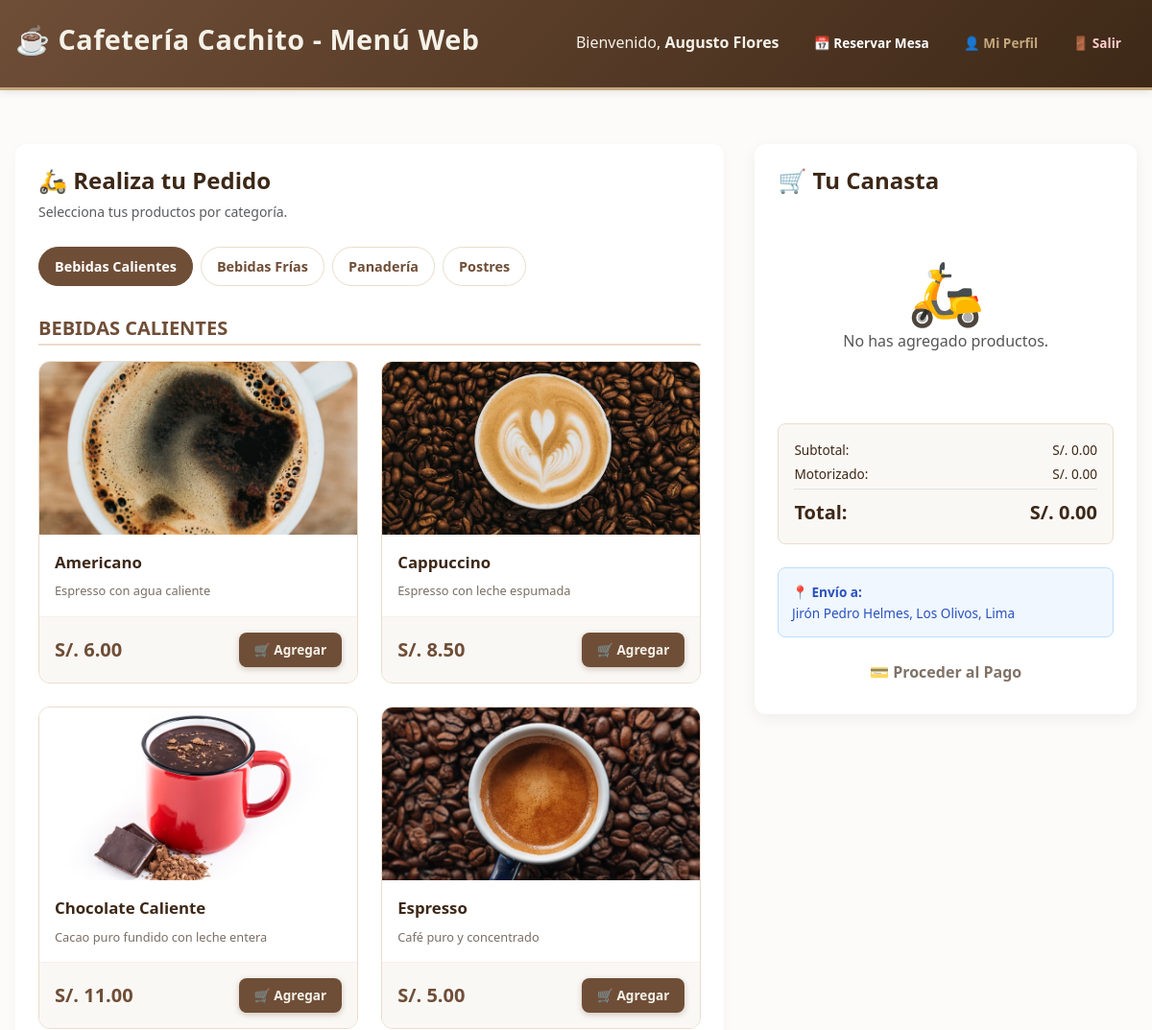
The page /cliente/catalogo.php (signed in, upper part) on the database as committed earlier.
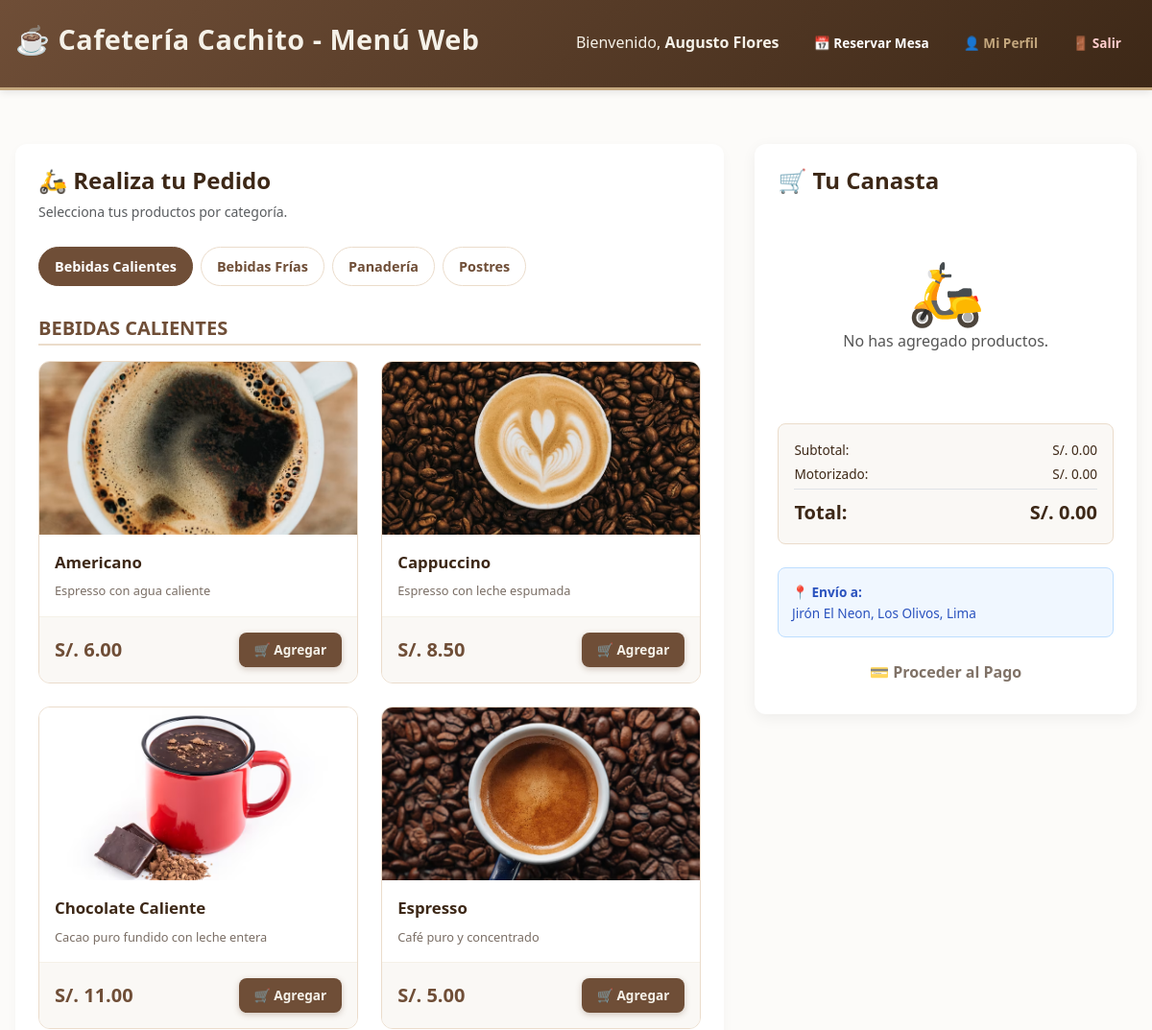
The same page on the database as committed later.
### tables this page shows
CREATE TABLE `productos` (
  `id_producto` int(10) UNSIGNED NOT NULL,
  `nombre` varchar(150) NOT NULL,
  `descripcion` text DEFAULT NULL,
  `precio` decimal(10,2) NOT NULL,
  `categoria` varchar(100) NOT NULL,
  `imagen_url` varchar(255) DEFAULT NULL,
  `disponible` tinyint(1) NOT NULL DEFAULT 1,
  `fecha_creacion` datetime NOT NULL DEFAULT current_timestamp()
);

CREATE TABLE `usuarios` (
  `id_usuario` int(10) UNSIGNED NOT NULL,
  `nombre` varchar(150) NOT NULL,
  `usuario` varchar(50) NOT NULL,
  `password_hash` varchar(255) NOT NULL,
  `rol` enum('Administrador','Barista','Cliente') NOT NULL DEFAULT 'Cliente',
  `estado` enum('Activo','Inactivo') NOT NULL DEFAULT 'Activo',
  `direccion` varchar(255) DEFAULT NULL,
  `latitud` decimal(10,8) DEFAULT NULL,
  `longitud` decimal(11,8) DEFAULT NULL,
  `telefono` varchar(20) DEFAULT NULL,
  `fecha_creacion` datetime NOT NULL DEFAULT current_timestamp()
);

### cliente/catalogo.php (the view, shortened to what this page needs)
<?php
$pdo = getPDO();
$userId = (int) $_SESSION['user_id'];
try {
    $stmt = $pdo->query('SELECT id_producto, nombre, descripcion, precio, categoria, imagen_url FROM productos WHERE disponible = 1 ORDER BY categoria ASC, nombre ASC');
    $productos = $stmt->fetchAll();
} catch (PDOException $e) { $productos = []; }
$categoriasAgrupadas = [];
foreach ($productos as $p) { $categoriasAgrupadas[$p['categoria']][] = $p; }
$stmtUser = $pdo->prepare('SELECT direccion, telefono FROM usuarios WHERE id_usuario = ? LIMIT 1');
$stmtUser->execute([$userId]);
$clienteInfo = $stmtUser->fetch();
$perfilIncompleto = (empty($clienteInfo['direccion']) || empty($clienteInfo['telefono']));
$firstCat = !empty($categoriasAgrupadas) ? array_key_first($categoriasAgrupadas) : '';
?>
<!doctype html>
<html lang="es">
<head>
  <link href="https://cdn.jsdelivr.net/npm/bootstrap@5.3.2/dist/css/bootstrap.min.css" rel="stylesheet">
  <link rel="stylesheet" href="../assets/css/style.css">
  <link rel="stylesheet" href="../assets/css/cliente.css">
</head>
<body class="bg-cliente-main">
  <header class="site-header">
    <div class="header-content">
      <h1>☕ Cafetería Cachito - Menú Web</h1>
      <nav class="user-info">
        <span class="me-3">Bienvenido, <strong><?php echo htmlspecialchars($_SESSION['user_name'], ENT_QUOTES, 'UTF-8'); ?></strong></span>
        <a href="reservas.php" class="btn btn-nav-header">📅 Reservar Mesa</a>
        <a href="perfil.php" class="btn btn-nav-accent">👤 Mi Perfil</a>
        <a href="../auth/logout.php" class="btn btn-nav-danger">🚪 Salir</a>
      </nav>
    </div>
  </header>
  <main class="main-container">
    <div class="client-layout">
        <div class="catalog-wrapper">
            <h2 class="h4 fw-bold color-dark mb-2">🛵 Realiza tu Pedido</h2>
            <p class="text-muted small mb-4">Selecciona tus productos por categoría.</p>
            <div class="cat-filters-client">
                <?php foreach (array_keys($categoriasAgrupadas) as $cat):
                    $isActive = ($cat === $firstCat) ? 'active' : '';
                ?>
                    <button class="btn-filter <?php echo $isActive; ?>" data-categoria="<?php echo htmlspecialchars($cat, ENT_QUOTES, 'UTF-8'); ?>">
                        <?php echo htmlspecialchars($cat, ENT_QUOTES, 'UTF-8'); ?>
                    </button>
                <?php endforeach; ?>
            </div>
            <?php foreach ($categoriasAgrupadas as $categoria => $items):
                $displayMode = ($categoria === $firstCat) ? '' : 'd-none';
            ?>
                <div class="cat-block-cliente <?php echo $displayMode; ?>" data-categoria="<?php echo htmlspecialchars($categoria, ENT_QUOTES, 'UTF-8'); ?>">
                    <h3 class="category-title"><?php echo htmlspecialchars($categoria, ENT_QUOTES, 'UTF-8'); ?></h3>
                    <div class="products-market-grid">
                        <?php foreach ($items as $prod):
                            $imgUrl = !empty($prod['imagen_url']) ? $prod['imagen_url'] : 'https://loremflickr.com/400/400/food,coffee';
                        ?>
                            <div class="product-market-card">
                                <img src="<?php echo htmlspecialchars($imgUrl, ENT_QUOTES, 'UTF-8'); ?>" alt="<?php echo htmlspecialchars($prod['nombre'], ENT_QUOTES, 'UTF-8'); ?>" class="img-fluid w-100" style="height: 180px; object-fit: cover;" loading="lazy">
                                <div class="p-info">
                                    <div class="p-name"><?php echo htmlspecialchars($prod['nombre'], ENT_QUOTES, 'UTF-8'); ?></div>
                                    <div class="p-desc"><?php echo htmlspecialchars($prod['descripcion'] ?? '', ENT_QUOTES, 'UTF-8'); ?></div>
                                </div>
                                <div class="p-action-area">
                                    <span class="fw-bold color-primary fs-5">S/. <?php echo number_format((float)$prod['precio'], 2); ?></span>
                                    <button type="button" class="btn btn-primary btn-sm fw-bold btn-add-cart" data-id="<?php echo (int)$prod['id_producto']; ?>" data-nombre="<?php echo htmlspecialchars($prod['nombre'], ENT_QUOTES, 'UTF-8'); ?>" data-precio="<?php echo (float)$prod['precio']; ?>">🛒 Agregar</button>
                                </div>
                            </div>
                        <?php endforeach; ?>
                    </div>
                </div>
            <?php endforeach; ?>
        </div>
        <div class="cart-sidebar">
            <h3 class="h4 fw-bold color-dark mb-3">🛒 Tu Canasta</h3>
            <div id="client-cart-empty" class="cart-empty-msg">
                <span class="display-3 d-block">🛵</span>No has agregado productos.
            </div>
            <div class="cart-summary-box">
                <div class="d-flex justify-content-between mb-1"><span>Subtotal:</span><span id="lbl-subtotal">S/. 0.00</span></div>
                <div class="d-flex justify-content-between mb-2 border-bottom pb-1"><span>Motorizado:</span><span id="lbl-delivery">S/. 0.00</span></div>
                <div class="d-flex justify-content-between fw-bold fs-5 color-dark mt-2"><span>Total:</span><span id="lbl-total">S/. 0.00</span></div>
            </div>
            <form action="pago_simulado.php" method="POST" id="checkoutForm" class="mt-4">
                <?php if ($perfilIncompleto): ?>
                    <div class="address-warning">⚠️ Dirección incompleta.<br>Actualízala en tu <a href="perfil.php">Perfil</a>.</div>
                <?php else: ?>
                    <div class="address-info"><strong>📍 Envío a:</strong><br><?php echo htmlspecialchars($clienteInfo['direccion'], ENT_QUOTES, 'UTF-8'); ?></div>
                    <button type="submit" class="btn btn-cachito-custom w-100 py-2" id="client-btn-submit" disabled>💳 Proceder al Pago</button>
                <?php endif; ?>
            </form>
        </div>
    </div>
  </main>
</body>
</html>

### assets/css/style.css (style rules this page uses)
:root { --color-primary: #6f4e37; --color-secondary: #a0937d; --color-accent: #c4a77d; --color-light: #f5f1e8; --color-dark: #3d2817; --color-success: #5bb85c; --color-danger: #d63031; --color-warning: #f7b731; --color-info: #4a7ba7; }
* { margin: 0; padding: 0; box-sizing: border-box; }
html { scroll-behavior: smooth; }
body { font-family: 'Segoe UI', Tahoma, Geneva, Verdana, sans-serif; background: linear-gradient(135deg, var(--color-light) 0%, #f9f6f1 100%); color: var(--color-dark); line-height: 1.6; min-height: 100vh; display: flex; flex-direction: column; }
.site-header { background: linear-gradient(135deg, var(--color-primary) 0%, var(--color-dark) 100%); color: var(--color-light); padding: 1.5rem 0; box-shadow: 0 2px 8px rgba(0,0,0,0.1); border-bottom: 3px solid var(--color-accent); }
.site-header h1 { font-size: 1.8rem; font-weight: 700; letter-spacing: 0.5px; }
.header-content { max-width: 1200px; margin: 0 auto; padding: 0 1rem; display: flex; justify-content: space-between; align-items: center; }
.main-container { flex: 1; max-width: 1200px; width: 100%; margin: 0 auto; padding: 2rem 1rem; }
.btn { display: inline-block; padding: 0.75rem 1.5rem; border-radius: 0.5rem; font-weight: 600; cursor: pointer; transition: all 0.3s ease; border: none; text-decoration: none; text-align: center; font-size: 1rem; }
.btn-primary { background: var(--color-primary); color: var(--color-light); box-shadow: 0 2px 6px rgba(111, 78, 55, 0.3); }
.btn-sm { padding: 0.5rem 1rem; font-size: 0.85rem; }
.text-muted { color: var(--color-secondary); }
.mt-2 { margin-top: 1rem; }
.mt-4 { margin-top: 2rem; }
.mb-1 { margin-bottom: 0.5rem; }
.mb-2 { margin-bottom: 1rem; }
.mb-3 { margin-bottom: 1.5rem; }
.mb-4 { margin-bottom: 2rem; }
.d-flex { display: flex; }

Rows that differ between the two databases and show on the page:
changed usuarios: direccion "Jirón Pedro Helmes, Los Olivos, Lima" → "Jirón El Neon, Los Olivos, Lima"
